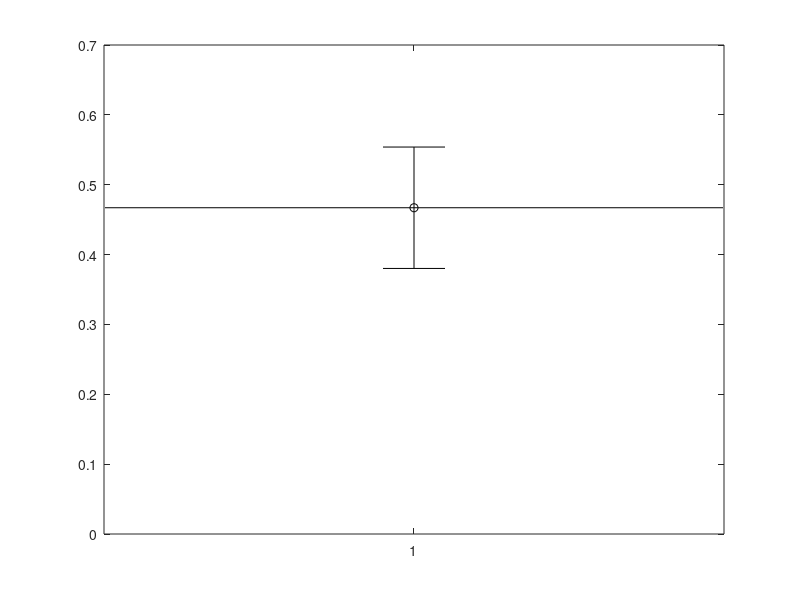

This chart was generated by the following MATLAB code: (Note: this script raises an error after producing the figure.)
clear all; close all;

% absolute risk-sensitivity

load('data_nofb.mat');
load('data_fb.mat');

a = [1 4 7 10 13 16 19 22];
b = [2 5 8 11 14 17 20 23];

meanaimpoint_nod1 = mean(aimpoint_no(:,2:7)');
meanoptAim_nod1 = mean(bdt_optAim_no(:,2:7)');
meanaimpoint_fbd1 = mean(aimpoint_fb(:,2:7)');
meanoptAim_fbd1 = mean(bdt_optAim_fb(:,2:7)');

absdiff_nod1 = abs(meanaimpoint_nod1 - meanoptAim_nod1)' ;
absdiff_fbd1 = abs(meanaimpoint_fbd1 - meanoptAim_fbd1)' ;


[s N_no] = size(meanaimpoint_nod1);
[s N_fb] = size(meanaimpoint_fbd1);

ib  = 1;
bar(a(ib), mean(abs(meanaimpoint_nod1 - meanoptAim_nod1)), 1, 'w'); hold on
errorbar(a(ib), mean(abs(meanaimpoint_nod1 - meanoptAim_nod1)), std(abs(meanaimpoint_nod1 - meanoptAim_nod1))/sqrt(N_no), 'ko', 'linewidth', 1.5, 'MarkerSize', 0.1, 'CapSize',6);
plot(a(ib), abs(meanaimpoint_nod1 - meanoptAim_nod1), 'ok', 'MarkerFaceColor', 'w', 'MarkerSize',5);

bar(b(ib), mean(abs(meanaimpoint_fbd1 - meanoptAim_fbd1)), 1, 'FaceColor', [100/255 100/255 100/255]); hold on
errorbar(b(ib), mean(abs(meanaimpoint_fbd1 - meanoptAim_fbd1)), std(abs(meanaimpoint_fbd1 - meanoptAim_fbd1))/sqrt(N_fb), 'ko', 'linewidth', 1.5, 'MarkerSize', 0.1, 'CapSize',6);
plot(b(ib), abs(meanaimpoint_fbd1 - meanoptAim_fbd1), 'ok', 'MarkerFaceColor', 'k', 'MarkerSize',5);

for ib = 8:14
    bar(a(ib-6), mean(abs(aimpoint_no(:,ib) - bdt_optAim_no(:,ib))), 1, 'w'); hold on
    plot(a(ib-6), abs(aimpoint_no(:,ib) - bdt_optAim_no(:,ib)), 'ok', 'MarkerFaceColor', 'w', 'MarkerSize',5);
    errorbar(a(ib-6), mean(abs(aimpoint_no(:,ib) - bdt_optAim_no(:,ib))), std(abs(aimpoint_no(:,ib) - bdt_optAim_no(:,ib)))/sqrt(N_no), 'ko', 'linewidth', 1.5, 'MarkerSize', 0.1, 'CapSize',6);
    
    bar(b(ib-6), mean(abs(aimpoint_fb(:,ib) - bdt_optAim_fb(:,ib))), 1, 'FaceColor', [100/255 100/255 100/255]); hold on
    plot(b(ib-6), abs(aimpoint_fb(:,ib) - bdt_optAim_fb(:,ib)), 'ok', 'MarkerFaceColor', 'k', 'MarkerSize',5);
    errorbar(b(ib-6), mean(abs(aimpoint_fb(:,ib) - bdt_optAim_fb(:,ib))), std(abs(aimpoint_fb(:,ib) - bdt_optAim_fb(:,ib)))/sqrt(N_fb), 'ko', 'linewidth', 1.5, 'MarkerSize', 0.1, 'CapSize',6);
    
end

absdiff_nod2 = abs(aimpoint_no(:,8:14) - bdt_optAim_no(:,8:14));
absdiff_fbd2 = abs(aimpoint_fb(:,8:14) - bdt_optAim_fb(:,8:14));

xlim([-0.5 24.5]); ylim([0 1.5]); yticks(0:0.5:1.5)
xticks(1.5:3:22.5);
xticklabels({'day 1', '1', '2', '3', '4', '5', '6', '7'});
ylabel('Absoluete risk-sensitivity [cm]'); xlabel('Block');

pos(3) = 750; pos(4) = 400;
set(gcf, 'Position', pos);


